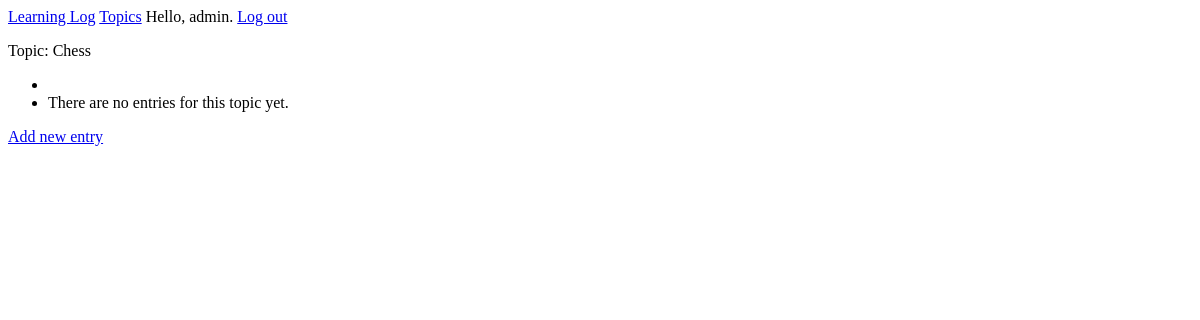
The page /topics/1/ (signed in) on the database as committed earlier.
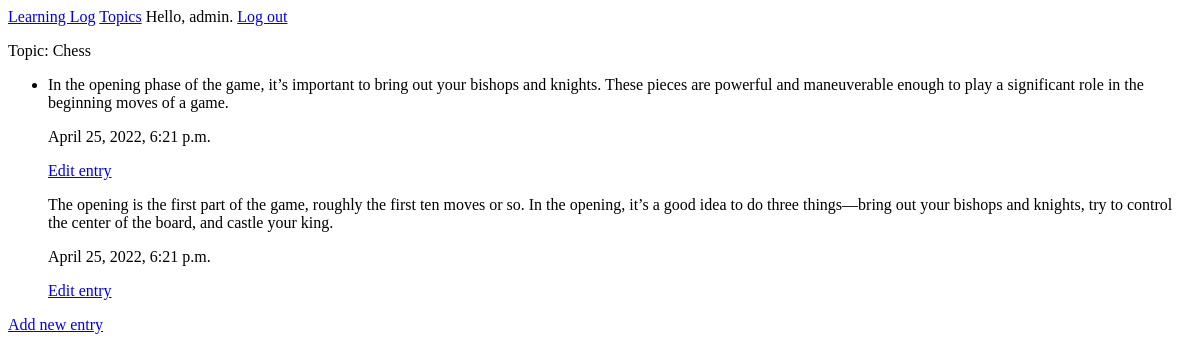
The same page on the database as committed later.
### MainApp/models.py (models this page shows, shortened)
class Topic(models.Model):  #inheriting all the properties of the models class
    text = models.CharField(max_length=200)
    date_added = models.DateTimeField(auto_now_add=True)
    owner = models.ForeignKey(User, on_delete=models.CASCADE)
    def __str__(self): #returns back whatever you want it to return, instead of gibberish
        return self.text

class Entry(models.Model):
    topic = models.ForeignKey(Topic, on_delete=models.CASCADE) # allows us to link these two # entry is a foreign key to topic
    text = models.TextField()
    date_added = models.DateTimeField(auto_now_add=True)
    class Meta:
        verbose_name_plural = 'entries'

### MainApp/views.py (the view)
# urls.py: path('topics/<int:topic_id>/', views.topic, name='topic'),
@login_required
def topic(request, topic_id):
    topic = Topic.objects.get(id=topic_id) # Topic is a model
    if topic.owner != request.user:
        raise Http404
    entries = topic.entry_set.all()
    context = {'topic': topic, 'entries': entries}
    return render(request, 'MainApp/topic.html', context)

### MainApp/templates/mainapp/topic.html
{% extends "MainApp/base.html"%}
{% block content %}
<p>Topic: {{ topic }}</p>
<ul>
    <li>
        {% for e in entries %}
        <p>{{ e.text }}</p>
        <p>{{ e.date_added }}</p>
        <p><a href="{% url 'MainApp:edit_entry' e.id %}">Edit entry</a></p>
    </li>
    {% empty %}
    <li>There are no entries for this topic yet.</li>
    {% endfor %}
</ul>
<p><a href="{% url 'MainApp:new_entry' topic.id %}">Add new entry</a></p>
{% endblock content %}

### MainApp/templates/mainapp/base.html
<p>
    <a href="{% url 'MainApp:index' %}">Learning Log</a>
    <a href="{% url 'MainApp:topics' %}">Topics</a>
    {% if user.is_authenticated %}
    Hello, {{ user.username }}.
    <a href="{% url 'users:logout' %}">Log out</a>
    {% else %}
    <a href="{% url 'users:register' %}">Register</a>
    <a href="{% url 'users:login' %}">Log in</a>
    {% endif %}
</p>
{% block content %}
{% endblock content %}

Rows that differ between the two databases and show on the page:
added Entry: text "In the opening phase of the game, it’s important to bring out your bishops and knights. These pieces are powerful and maneuverable enough to play a significant role in the beginning moves of a game.", date_added "April 25, 2022, 6:21 p.m."
added Entry: text "The opening is the first part of the game, roughly the first ten moves or so. In the opening, it’s a good idea to do three things—bring out your bishops and knights, try to control the center of the board, and castle your king.", date_added "April 25, 2022, 6:21 p.m."
Other text that changed with them:
text no longer shown: "There are no entries for this topic yet."
